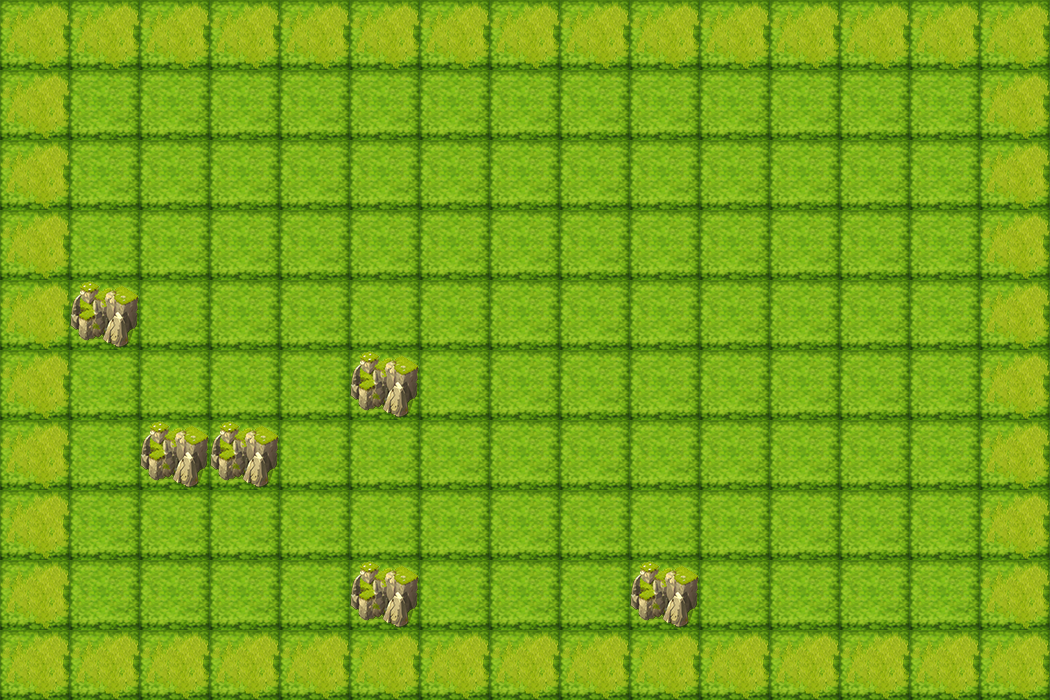

A level layout from a 2D game, rendered from its tile map. Below: a short description, then the map file with tile-grid data replaced by summaries:
An orthogonal 15x10 tile map with 70x70 px tiles, 2 tile layers (bgLayer, walkLayer) and 8 objects (2x monster_1, player, key, exit, box_3, ...).

<map version="1.0" orientation="orthogonal" renderorder="right-down" width="15" height="10" tilewidth="70" tileheight="70" nextobjectid="13">
 <properties>
  <property name="hp" value="490" />
  <property name="speed" value="500" />
 </properties>
 <tileset firstgid="1" name="222" tilewidth="70" tileheight="70" tilecount="56">
  <image source="222.png" width="560" height="490" />
 </tileset>
 <layer name="bgLayer" width="15" height="10">
  <data>[150 cells, 150 non-empty, 1 distinct tile ids]</data>
 </layer>
 <layer name="walkLayer" width="15" height="10">
  <data>[150 cells, 52 non-empty, 2 distinct tile ids]</data>
 </layer>
 <objectgroup name="object0">
  <object id="1" name="player" x="70" y="350" width="70" height="70">
   <properties>
    <property name="hp" value="480" />
    <property name="speed" value="500" />
   </properties>
  </object>
 </objectgroup>
 <objectgroup name="object1">
  <object id="2" name="key" x="280" y="350" width="70" height="70" />
  <object id="3" name="exit" x="910" y="560" width="70" height="70" />
 </objectgroup>
 <objectgroup name="object2">
  <object id="4" name="box_3" x="490" y="140" width="70" height="70" />
  <object id="5" name="box_2" x="560" y="490" width="70" height="70" />
  <object id="6" name="box_1" x="70" y="560" width="70" height="70" />
 </objectgroup>
 <objectgroup name="object3" />
 <objectgroup name="object4">
  <object id="11" name="monster_1" x="700" y="210" width="70" height="70">
   <properties>
    <property name="dirX" value="1" />
    <property name="dirY" value="0" />
    <property name="path" value="monster_0.png" />
    <property name="reverse" value="-1" />
    <property name="speed" value="100" />
   </properties>
  </object>
  <object id="12" name="monster_1" x="350" y="210" width="70" height="70">
   <properties>
    <property name="dirX" value="1" />
    <property name="dirY" value="0" />
    <property name="path" value="monster_0.png" />
    <property name="reverse" value="-1" />
    <property name="speed" value="100" />
   </properties>
  </object>
 </objectgroup>
</map>
